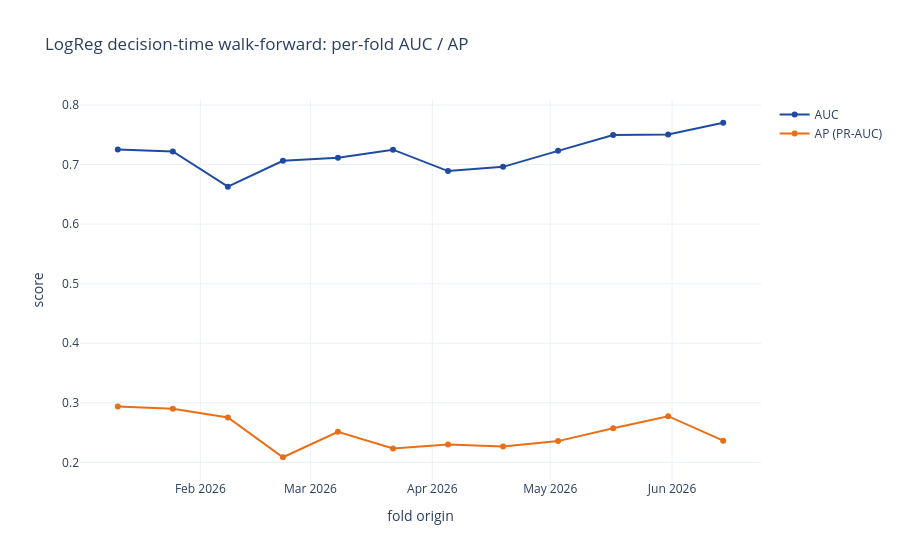

Notebook code for this chart:
### Markdown cell above
## 2 - Decision-time walk-forward evaluation

`src.training.walk_forward_eval` fits the frozen-hp CALIBRATED pipeline on each
fold's train and scores its decision-time test. Honest, leak-free, per-fold +
aggregate AUC / AP / Brier / cost@analytic-threshold.

### Code cell
_step("decision-time walk-forward (fit+calibrate per fold; heavy)...")
wfres = T.walk_forward_eval("logreg", n_folds=12)
pf = pd.DataFrame(wfres["per_fold"]); display(pf.round(4))
print("aggregate (mean +/- std):",
      {k: f"{v['mean']:.4f}+/-{v['std']:.4f}" for k, v in wfres["aggregate"].items()})
fig = go.Figure()
fig.add_scatter(x=pf["origin"], y=pf["auc"], mode="lines+markers", name="AUC", line=dict(color=BRAND["blue"]))
fig.add_scatter(x=pf["origin"], y=pf["ap"],  mode="lines+markers", name="AP (PR-AUC)", line=dict(color=BRAND["orange"]))
fig.update_layout(title="LogReg decision-time walk-forward: per-fold AUC / AP",
                  xaxis_title="fold origin", yaxis_title="score")
fig.show()

### Figure 1 — Plotly figure (JSON) as saved in the notebook; plotly's stock layout.template omitted (floating-point values rounded to 4 significant figures)
{"data": [{"line": {"color": "#1E4BA1"}, "mode": "lines+markers", "name": "AUC", "type": "scatter", "x": ["2026-01-11", "2026-01-25", "2026-02-08", "2026-02-22", "2026-03-08", "2026-03-22", "2026-04-05", "2026-04-19", "2026-05-03", "2026-05-17", "2026-05-31", "2026-06-14"], "y": [0.7255, 0.722, 0.663, 0.7065, 0.7117, 0.7251, 0.6892, 0.6963, 0.7231, 0.7497, 0.7508, 0.7703]}, {"line": {"color": "#EB6E14"}, "mode": "lines+markers", "name": "AP (PR-AUC)", "type": "scatter", "x": ["2026-01-11", "2026-01-25", "2026-02-08", "2026-02-22", "2026-03-08", "2026-03-22", "2026-04-05", "2026-04-19", "2026-05-03", "2026-05-17", "2026-05-31", "2026-06-14"], "y": [0.2937, 0.2901, 0.2752, 0.2085, 0.2514, 0.2231, 0.23, 0.2264, 0.2356, 0.2573, 0.2775, 0.2364]}], "layout": {"title": {"text": "LogReg decision-time walk-forward: per-fold AUC / AP"}, "xaxis": {"title": {"text": "fold origin"}}, "yaxis": {"title": {"text": "score"}}}}
